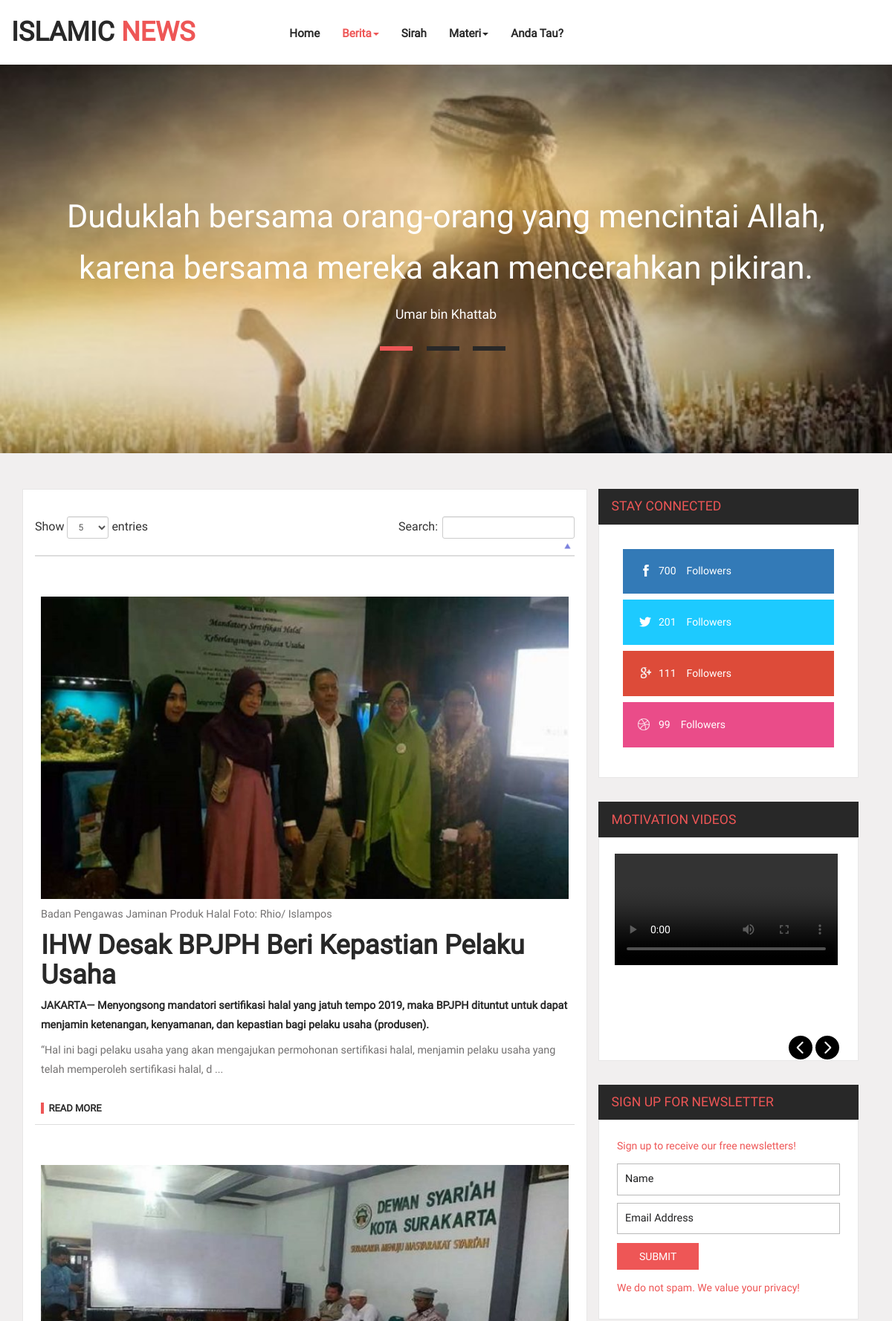
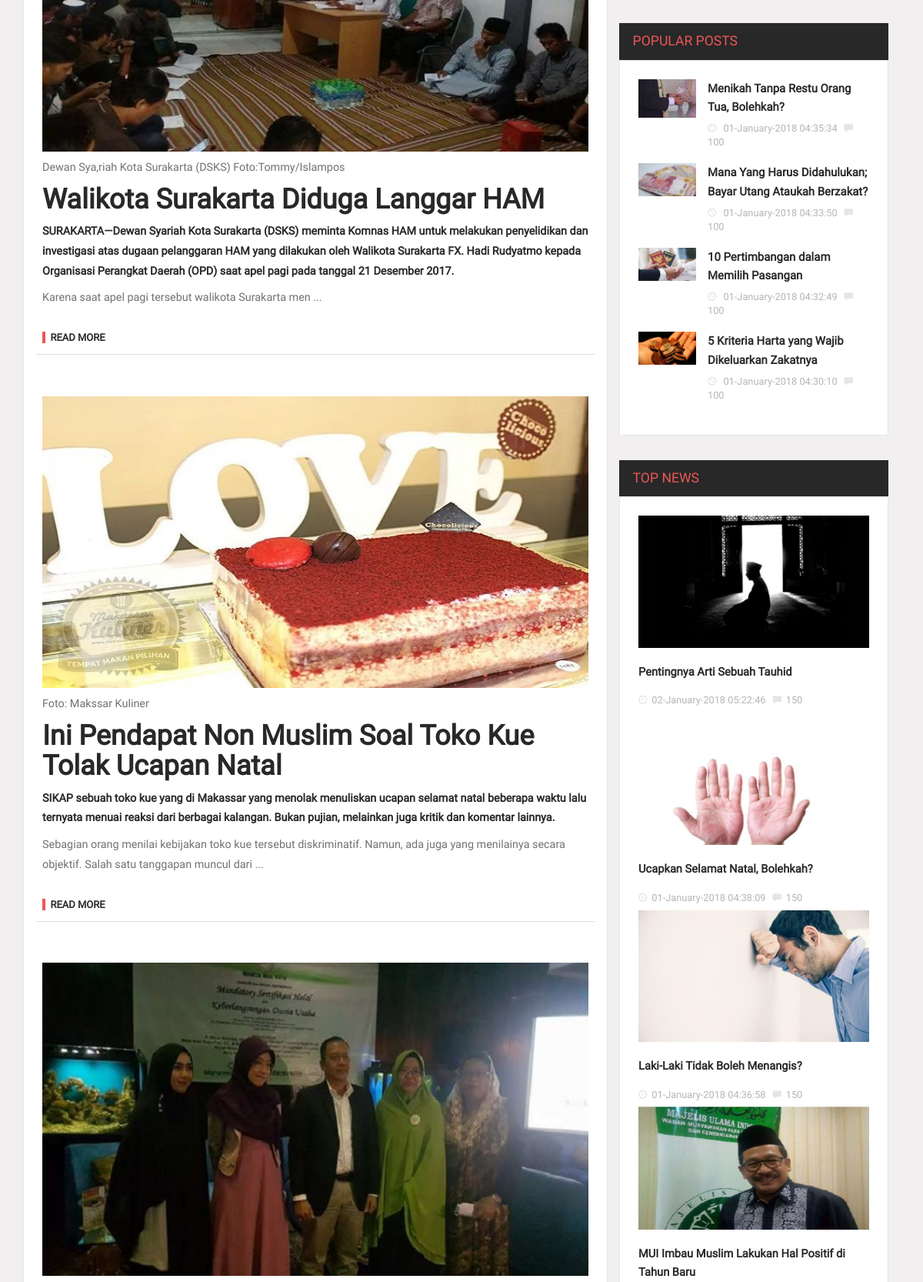
Page /?berita=kategori&menu=berita&kategori=nasional (upper part) on the committed database (2 pictures, top to bottom).
### tables this page shows
CREATE TABLE `berita` (
  `id_berita` int(11) NOT NULL,
  `id_kategori` int(11) NOT NULL,
  `id_user` int(11) NOT NULL,
  `judul` varchar(100) NOT NULL,
  `isi_berita` text NOT NULL,
  `gambar` varchar(100) NOT NULL,
  `tgl_posting` timestamp NOT NULL DEFAULT CURRENT_TIMESTAMP ON UPDATE CURRENT_TIMESTAMP
);

### page/innerleft/halaman-kategori.php (the view)
<?php
$id=$_GET['kategori'];
$ambil=$con->query("SELECT * FROM berita JOIN kategori ON berita.id_kategori = kategori.id
                      JOIN user ON berita.id_user = user.id WHERE nama_kategori='$id' ORDER BY id_berita ASC");
?>
<div class="banner-bottom-left-grids">
    <div class="single-left-grid">
        <div class="header">
            <h4 class="title"></h4>
        </div>
        <div class="content table-responsive">
            <table  class="table table-responsive" id="dataTables" border="0">
                <thead>
                <tr>
                    <th>
                    </th>
                </tr>
                </thead>
                <tbody>
                <?php
                while ( $data=$ambil->fetch()){
                    $isi=substr($data['isi_berita'],0,500);
                    echo "
                    <tr>
                        <td>
                        <br>
                        <br>
                        <a href='?berita=berita&id=$data[id_berita]'>
                         <img src='admin/foto_berita/$data[gambar]' class='img-responsive'>
                         </a>
                          $isi ...
                         <br><br>
                        <a class='read' href='?berita=berita&id=$data[id_berita]'>Read More</a>
                        </td>
                    </tr>
                    ";
                }
                ?>
                </tbody>
            </table>
        </div>
    </div>
</div>

### page/innerright/popular-post.php (shortened to what this page needs)
<h4 class="side">Popular Posts</h4>
<div class="edit-pics">
    <?php
    $query=$con->query("SELECT * FROM berita INNER JOIN kategori ON berita.id_kategori = kategori.id
                                     WHERE nama_kategori='fiqih' ORDER BY id_berita DESC LIMIT 4");
    while ($data=$query->fetch()){
        $date=new DateTime( $data['tgl_posting']);
        $tgl =$date->format('d-F-Y H:i:s');
        $no=100;
        echo "
                 <div class='editor-pics'>
                        <div class='col-md-3 item-pic'>
                             <img src='admin/foto_berita/$data[gambar]' class='img-responsive' alt=''/>
                         </div>
                        <div class='col-md-9 item-details'>
                            <h5 class='inner two'><a href='?berita=berita&id=$data[id_berita]'>$data[judul]</a></h5>
                         <div class='td-post-date two'><i class='glyphicon glyphicon-time'></i>
                         $tgl <a href='#'><i class='glyphicon glyphicon-comment'></i>$no </a></div>
                        </div>
                        <div class='clearfix'></div>
                  </div>
                ";
    }
    ?>
</div>

### page/innerright/top-news.php (shortened to what this page needs)
<div class="top-news">
    <h4 class="side">Top News</h4>
    <div class="top-inner">
        <?php
        $query=$con->query("SELECT * FROM berita INNER JOIN kategori ON berita.id_kategori = kategori.id
                                     WHERE nama_kategori='tauhid' ORDER BY id_berita DESC LIMIT 4");
        while ($data=$query->fetch()){
            $date=new DateTime( $data['tgl_posting']);
            $tgl =$date->format('d-F-Y H:i:s');
            $no=150;
            echo "
                 <div class='top-text'>
                        <a href='single.html'><img src='admin/foto_berita/$data[gambar]' class='img-responsive' alt=''/></a>
                        <h5 class='top'><a href='?berita=berita&id=$data[id_berita]'>$data[judul]</a></h5>
                        <div class='td-post-date two'><i class='glyphicon glyphicon-time'></i>$tgl
                            <a href='#'><i class='glyphicon glyphicon-comment'></i>$no </a>
                        </div>
                 </div>
                ";
        }
        ?>
    </div>
</div>

### css/style.css (style rules this page uses)
html, body { font-family: 'Roboto-Regular'; font-size: 100%; background:#F1EFEF; }
body a { transition:0.5s all; -webkit-transition:0.5s all; -moz-transition:0.5s all; -o-transition:0.5s all; -ms-transition:0.5s all; font-family: 'Roboto-Regular'; }
h1,h2,h3,h4,h5,h6 { margin:0; font-family:'Roboto-Regular'; }
p { margin:0; font-family: 'Roboto-Regular'; }
.content { margin:0; padding:0px; }
.content p:last-child { margin: 0; }
h5.inner.two a { color: #282828; font-weight: bold; text-transform: none; font-size: 1.1em; }
.item-details { padding-right: 0; }
.td-post-date.two,.td-post-date.two a { color:#B5B5B5; }
.td-post-date.two i { color:#E6E5E5; }
h4.side { background-color: #282828; padding: 0.8em 1em; color:#ee5656; text-transform: uppercase; font-size: 1.1em; }
.edit-pics { background-color: #fff; padding: 1.5em 1.5em; border: 1px solid rgba(231,231,231,1.00); }
.td-post-date.two i { margin-right: 0.5em; font-size: 0.9em; }
i.glyphicon.glyphicon-comment { margin-left: 0.5em; }
a.read { font-size: 0.9em; text-transform: uppercase; color: #282828; border-left: 4px solid #ee5656; padding: 0; padding-left: 0.5em; margin-bottom: 1em; font-weight: bold; }
.top-inner { background-color: #fff; padding: 1.5em 1.5em; border: 1px solid rgba(231,231,231,1.00); }
.top-news { margin-top: 2em; }
h5.top { margin-top: 0.7em; }
h5.top a { line-height: 1.6em; font-weight: bold; text-transform: none; font-size: 1.05em; color: #282828; }
.grid_5 h1, h2, h3, h4, h5, h6 { padding: 10px 0; }
.single-left-grid h4 { line-height: 1.6em; font-weight: bold; text-transform: none; font-size: 1.05em; color: #282828; text-transform:uppercase; }
.single-left-grid p { font-size: 0.9em; color: #737171; line-height: 1.8em; margin: 0.6em 0; }
.editor-pics { margin-bottom: 0.7em; }
.td-post-date { color:#ee5656; font-size: 0.8em; margin: 0.5em 0; }
.item-pic { padding: 0; }
h5.inner { line-height:1.8em; font-size: 0.85em; padding: 0; }
h5.inner a { color: #9B9EA2; }
.more-address b, strong { color:#282828!important; }

### rows in the picture
berita: gambar (picture), isi_berita "Foto: Makssar Kuliner Ini Pendapat Non Muslim Soal Toko Kue Tolak Ucapan Natal SIKAP sebuah toko kue yang di Makassar yang menolak menuliskan ucapan selamat natal beberapa waktu lalu ternyata menuai reaksi dari berbagai kalangan. Bukan pujian, melainkan juga kritik dan komentar lainnya. Sebagian orang menilai kebijakan toko kue tersebut diskriminatif. Namun, ada juga yang menilainya secara objektif. Salah satu tanggapan muncul dari"
berita: gambar (picture)
berita: gambar (picture), isi_berita "Badan Pengawas Jaminan Produk Halal Foto: Rhio/ Islampos IHW Desak BPJPH Beri Kepastian Pelaku Usaha JAKARTA— Menyongsong mandatori sertifikasi halal yang jatuh tempo 2019, maka BPJPH dituntut untuk dapat menjamin ketenangan, kenyamanan, dan kepastian bagi pelaku usaha (produsen). “Hal ini bagi pelaku usaha yang akan mengajukan permohonan sertifikasi halal, menjamin pelaku usaha yang telah memperoleh sertifikasi halal, d"
berita: gambar (picture), isi_berita "Dewan Sya,riah Kota Surakarta (DSKS) Foto:Tommy/Islampos Walikota Surakarta Diduga Langgar HAM SURAKARTA—Dewan Syariah Kota Surakarta (DSKS) meminta Komnas HAM untuk melakukan penyelidikan dan investigasi atas dugaan pelanggaran HAM yang dilakukan oleh Walikota Surakarta FX. Hadi Rudyatmo kepada Organisasi Perangkat Daerah (OPD) saat apel pagi pada tanggal 21 Desember 2017. Karena saat apel pagi tersebut walikota Surakarta men"
berita: gambar (picture), judul "Menikah Tanpa Restu Orang Tua, Bolehkah?", tgl_posting "01-January-2018 04:35:34", no "100"
berita: gambar (picture), judul "Mana Yang Harus Didahulukan; Bayar Utang Ataukah Berzakat?", tgl_posting "01-January-2018 04:33:50", no "100"
berita: gambar (picture), judul "10 Pertimbangan dalam Memilih Pasangan", tgl_posting "01-January-2018 04:32:49", no "100"
berita: gambar (picture), judul "5 Kriteria Harta yang Wajib Dikeluarkan Zakatnya", tgl_posting "01-January-2018 04:30:10", no "100"
berita: gambar (picture), judul "Pentingnya Arti Sebuah Tauhid", tgl_posting "02-January-2018 05:22:46", no "150"
berita: gambar (picture), judul "Ucapkan Selamat Natal, Bolehkah?", tgl_posting "01-January-2018 04:38:09", no "150"
berita: gambar (picture), judul "Laki-Laki Tidak Boleh Menangis?", tgl_posting "01-January-2018 04:36:58", no "150"
berita: gambar (picture), judul "MUI Imbau Muslim Lakukan Hal Positif di Tahun Baru"
